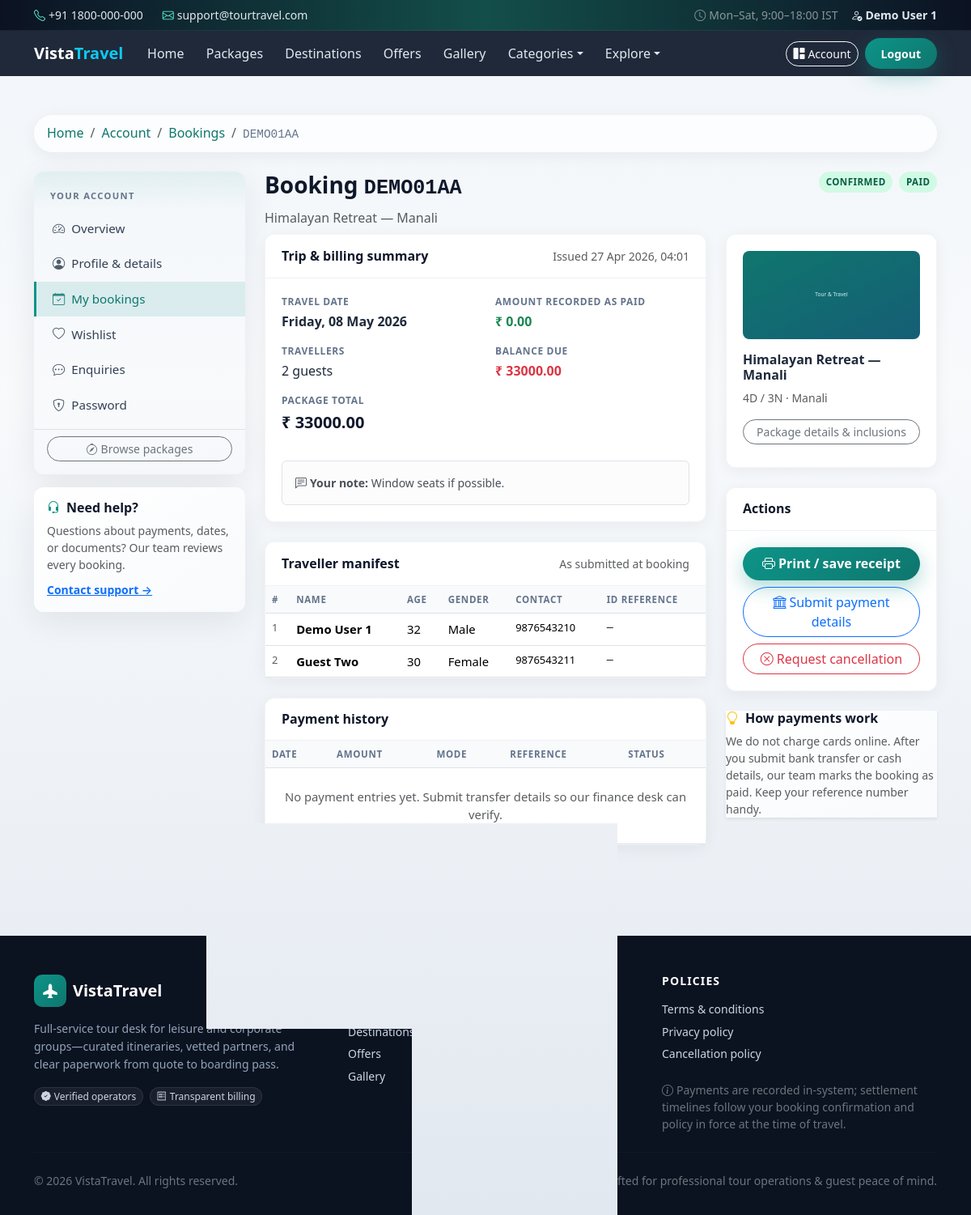
Screenshot of /user/bookings/1 (signed in) with the database file from the repository.
### app/models.py (models this page shows)
class Booking(db.Model):
    __tablename__ = "bookings"
    id = db.Column(db.Integer, primary_key=True)
    public_id = db.Column(db.String(32), unique=True, nullable=False, index=True)
    user_id = db.Column(db.Integer, db.ForeignKey("users.id"), nullable=False)
    package_id = db.Column(db.Integer, db.ForeignKey("tour_packages.id"), nullable=False)
    package_date_id = db.Column(db.Integer, db.ForeignKey("package_dates.id"))
    travellers_count = db.Column(db.Integer, default=1)
    total_amount = db.Column(db.Numeric(12, 2), default=0)
    status = db.Column(db.String(20), default="pending")
    payment_status = db.Column(db.String(20), default="pending")
    special_request = db.Column(db.Text)
    admin_remarks = db.Column(db.Text)
    coupon_code = db.Column(db.String(40))
    created_at = db.Column(db.DateTime, default=utcnow)
    updated_at = db.Column(db.DateTime, default=utcnow, onupdate=utcnow)
    package = db.relationship("TourPackage", backref="bookings")
    travel_slot = db.relationship("PackageDate", backref="bookings")
    travellers = db.relationship(
        "BookingTraveller", backref="booking", lazy="dynamic", cascade="all, delete-orphan"
    )
    payments = db.relationship(
        "Payment", backref="booking", lazy="dynamic", cascade="all, delete-orphan"
    )

class TourPackage(db.Model):
    __tablename__ = "tour_packages"
    id = db.Column(db.Integer, primary_key=True)
    title = db.Column(db.String(200), nullable=False, index=True)
    brand_id = db.Column(db.Integer, db.ForeignKey("brands.id"), nullable=False)
    category_id = db.Column(db.Integer, db.ForeignKey("categories.id"), nullable=False)
    destination_id = db.Column(db.Integer, db.ForeignKey("destinations.id"), nullable=False)
    hotel_id = db.Column(db.Integer, db.ForeignKey("hotels.id"))
    transport_id = db.Column(db.Integer, db.ForeignKey("transports.id"))
    price = db.Column(db.Numeric(12, 2), nullable=False)
    discount_price = db.Column(db.Numeric(12, 2))
    duration_days = db.Column(db.Integer, default=1)
    duration_nights = db.Column(db.Integer, default=0)
    max_persons = db.Column(db.Integer, default=10)
    start_point = db.Column(db.String(255))
    end_point = db.Column(db.String(255))
    hotel_details_text = db.Column(db.Text)
    meal_details = db.Column(db.Text)
    transport_details_text = db.Column(db.Text)
    itinerary_json = db.Column(db.Text)
    inclusions = db.Column(db.Text)
    exclusions = db.Column(db.Text)
    terms = db.Column(db.Text)
    main_image = db.Column(db.String(255))
    status = db.Column(db.String(20), default="available")
    is_featured = db.Column(db.Boolean, default=False)
    created_at = db.Column(db.DateTime, default=utcnow)
    updated_at = db.Column(db.DateTime, default=utcnow, onupdate=utcnow)
    images = db.relationship(
        "PackageImage", backref="package", lazy="dynamic", cascade="all, delete-orphan"
    )
    dates = db.relationship(
        "PackageDate", backref="package", lazy="dynamic", cascade="all, delete-orphan"
    )

class PackageDate(db.Model):
    __tablename__ = "package_dates"
    id = db.Column(db.Integer, primary_key=True)
    package_id = db.Column(db.Integer, db.ForeignKey("tour_packages.id"), nullable=False)
    travel_date = db.Column(db.Date, nullable=False)
    seats_available = db.Column(db.Integer, default=0)
    booking_closed = db.Column(db.Boolean, default=False)
    created_at = db.Column(db.DateTime, default=utcnow)
    updated_at = db.Column(db.DateTime, default=utcnow, onupdate=utcnow)
    __table_args__ = (db.UniqueConstraint("package_id", "travel_date", name="uq_pkg_date"),)

class BookingTraveller(db.Model):
    __tablename__ = "booking_travellers"
    id = db.Column(db.Integer, primary_key=True)
    booking_id = db.Column(db.Integer, db.ForeignKey("bookings.id"), nullable=False)
    name = db.Column(db.String(120))
    age = db.Column(db.Integer)
    gender = db.Column(db.String(20))
    id_proof = db.Column(db.String(120))
    contact = db.Column(db.String(40))

class Destination(db.Model):
    __tablename__ = "destinations"
    id = db.Column(db.Integer, primary_key=True)
    name = db.Column(db.String(160), nullable=False, index=True)
    state = db.Column(db.String(120), index=True)
    city = db.Column(db.String(120))
    short_description = db.Column(db.String(500))
    full_description = db.Column(db.Text)
    image = db.Column(db.String(255))
    best_season = db.Column(db.String(200))
    travel_duration_info = db.Column(db.String(300))
    category_id = db.Column(db.Integer, db.ForeignKey("categories.id"))
    created_at = db.Column(db.DateTime, default=utcnow)
    updated_at = db.Column(db.DateTime, default=utcnow, onupdate=utcnow)
    category = db.relationship("Category", backref="destinations")
    packages = db.relationship("TourPackage", backref="destination", lazy="dynamic")

### app/user_routes.py (the view)
@user_bp.route("/bookings/<int:booking_id>")
@user_login_required
def booking_detail(booking_id):
    from .models import User
    user = User.query.get_or_404(session["user_id"])
    b = Booking.query.filter_by(id=booking_id, user_id=user.id).first_or_404()
    payments = b.payments.order_by(Payment.created_at.desc()).all()
    travellers = b.travellers.order_by(BookingTraveller.id).all()
    total_paid = sum(
        float(p.amount or 0) for p in payments if (p.status or "") in ("paid", "partial")
    )
    balance = round(float(b.total_amount or 0) - total_paid, 2)
    return render_template(
        "user/booking_detail.html",
        user=user,
        booking=b,
        payments=payments,
        travellers=travellers,
        total_paid=total_paid,
        balance=balance,
    )

### app/templates/user/booking_detail.html (shortened to what this page needs)
{% extends 'base_user.html' %}
{% from '_macros.html' import static_img, booking_status_badge, payment_status_badge %}
{% block user_bc_extra %}
<li class="breadcrumb-item"><a href="{{ url_for('user.bookings') }}">Bookings</a></li>
<li class="breadcrumb-item active" aria-current="page"><span class="tt-mono">{{ booking.public_id }}</span></li>
{% endblock %}
{% block user_page_header %}
<div class="d-flex flex-column flex-md-row justify-content-between align-items-start gap-3 mb-2">
  <div>
    <h1 class="h3 fw-bold text-tt-navy mb-2">Booking <span class="tt-mono">{{ booking.public_id }}</span></h1>
    <p class="text-muted mb-0">{{ booking.package.title if booking.package else 'Tour package' }}</p>
  </div>
  <div class="d-flex flex-wrap gap-2 align-items-center">
    {{ booking_status_badge(booking.status) }}
    {{ payment_status_badge(booking.payment_status) }}
  </div>
</div>
{% endblock %}
{% block user_body %}
<div class="row g-4">
  <div class="col-xl-8">
    <div class="tt-panel mb-4">
      <div class="tt-panel-header">
        <h2 class="h6 fw-bold text-tt-navy mb-0">Trip &amp; billing summary</h2>
        <span class="small text-muted">Issued {% if booking.created_at %}{{ booking.created_at.strftime('%d %b %Y, %H:%M') }}{% endif %}</span>
      </div>
      <div class="tt-panel-body">
        <div class="row g-4">
          <div class="col-md-6">
            <dl class="tt-dl mb-0">
              <dt>Travel date</dt>
              <dd>{% if booking.travel_slot %}<strong>{{ booking.travel_slot.travel_date.strftime('%A, %d %B %Y') }}</strong>{% else %}<span class="text-muted">To be assigned</span>{% endif %}</dd>
              <dt>Travellers</dt>
              <dd>{{ booking.travellers_count }} guest{% if booking.travellers_count != 1 %}s{% endif %}</dd>
              <dt>Package total</dt>
              <dd class="fs-5 fw-bold text-tt-navy">₹ {{ '%.2f'|format(booking.total_amount|float) }}</dd>
            </dl>
          </div>
          <div class="col-md-6">
            <dl class="tt-dl mb-0">
              <dt>Amount recorded as paid</dt>
              <dd class="text-success fw-semibold">₹ {{ '%.2f'|format(total_paid) }}</dd>
              <dt>Balance due</dt>
              <dd class="{% if balance > 0 %}text-danger fw-bold{% else %}text-success{% endif %}">₹ {{ '%.2f'|format(balance) }}</dd>
            </dl>
          </div>
        </div>
        {% if booking.special_request %}
          <div class="alert alert-light border mt-3 mb-0 small">
            <strong><i class="bi bi-chat-left-text me-1"></i>Your note:</strong> {{ booking.special_request }}
          </div>
        {% endif %}
      </div>
    </div>
    <div class="tt-panel mb-4">
      <div class="tt-panel-header">
        <h2 class="h6 fw-bold text-tt-navy mb-0">Traveller manifest</h2>
        <span class="small text-muted">As submitted at booking</span>
      </div>
      <div class="tt-panel-body p-0">
        {% if travellers %}
          <div class="table-responsive">
            <table class="table tt-data-table mb-0">
              <thead><tr><th>#</th><th>Name</th><th>Age</th><th>Gender</th><th>Contact</th><th>ID reference</th></tr></thead>
              <tbody>
                {% for t in travellers %}
                  <tr>
                    <td class="text-muted small">{{ loop.index }}</td>
                    <td class="fw-semibold">{{ t.name or '—' }}</td>
                    <td>{{ t.age if t.age is not none else '—' }}</td>
                    <td>{{ t.gender or '—' }}</td>
                    <td class="small">{{ t.contact or '—' }}</td>
                    <td class="small tt-mono">{{ t.id_proof or '—' }}</td>
                  </tr>
                {% endfor %}
              </tbody>
            </table>
          </div>
        {% else %}
          <p class="text-muted small mb-0 p-3">No traveller lines stored for this booking.</p>
        {% endif %}
      </div>
    </div>
    <div class="tt-panel">
      <div class="tt-panel-header">
        <h2 class="h6 fw-bold text-tt-navy mb-0">Payment history</h2>
      </div>
      <div class="table-responsive">
        <table class="table tt-data-table mb-0">
          <thead><tr><th>Date</th><th>Amount</th><th>Mode</th><th>Reference</th><th>Status</th></tr></thead>
          <tbody>
            {% for p in payments %}
              <tr>
                <td class="small">{% if p.created_at %}{{ p.created_at.strftime('%d %b %Y %H:%M') }}{% else %}—{% endif %}</td>
                <td class="fw-semibold">₹ {{ '%.2f'|format(p.amount|float) }}</td>
                <td>{{ p.mode }}</td>
                <td class="small tt-mono">{{ p.reference_no or '—' }}</td>
                <td>{{ payment_status_badge(p.status) }}</td>
              </tr>
            {% else %}
              <tr><td colspan="5" class="text-center text-muted py-4">No payment entries yet. Submit transfer details so our finance desk can verify.</td></tr>
            {% endfor %}
          </tbody>
        </table>
      </div>
    </div>
  </div>
  <div class="col-xl-4">
    {% if booking.package %}
      <div class="tt-panel mb-4">
        <div class="tt-panel-body">
          <img src="{{ static_img(booking.package.main_image) or url_for('static', filename='img/placeholder.svg') }}" class="rounded-3 w-100 mb-3" alt="" style="max-height:160px;object-fit:cover">
          <h3 class="h6 fw-bold">{{ booking.package.title }}</h3>
          <p class="small text-muted mb-3">{{ booking.package.duration_days }}D / {{ booking.package.duration_nights }}N · {{ booking.package.destination.name if booking.package.destination else '' }}</p>
          <a class="btn btn-outline-secondary btn-sm rounded-pill w-100 mb-2" href="{{ url_for('public.package_detail', pkg_id=booking.package.id) }}">Package details &amp; inclusions</a>
        </div>
      </div>
    {% endif %}
    <div class="tt-panel mb-4">
      <div class="tt-panel-header">
        <h2 class="h6 fw-bold text-tt-navy mb-0">Actions</h2>
      </div>
      <div class="tt-panel-body d-grid gap-2">
        <a class="btn btn-tt-primary rounded-pill" href="{{ url_for('user.booking_receipt', booking_id=booking.id) }}" target="_blank" rel="noopener"><i class="bi bi-printer me-1"></i>Print / save receipt</a>
        {% if booking.status not in ['cancelled','completed'] %}
          <a class="btn btn-outline-primary rounded-pill" href="{{ url_for('user.submit_payment', booking_id=booking.id) }}"><i class="bi bi-bank me-1"></i>Submit payment details</a>
          <form method="post" action="{{ url_for('user.cancel_booking', booking_id=booking.id) }}" onsubmit="return confirm('Cancel this booking? Seats may be released back to inventory.');">
            <button type="submit" class="btn btn-outline-danger rounded-pill w-100"><i class="bi bi-x-circle me-1"></i>Request cancellation</button>
          </form>
        {% endif %}
      </div>
    </div>
    <div class="tt-help-card border-0 shadow-sm">
      <h3 class="h6 fw-bold text-tt-navy"><i class="bi bi-lightbulb text-warning me-2"></i>How payments work</h3>
      <p class="small text-muted mb-0">We do not charge cards online. After you submit bank transfer or cash details, our team marks the booking as paid. Keep your reference number handy.</p>
    </div>
  </div>
</div>
{% endblock %}

### app/static/css/theme.css (style rules this page uses)
:root { --tt-teal: #0d9488; --tt-teal-dark: #0f766e; --tt-navy: #0f172a; --tt-sand: #f8fafc; --tt-accent: #f59e0b; --tt-mint: #5eead4; --tt-radius: 12px; --tt-shadow: 0 12px 40px rgba(15, 23, 42, 0.08); --tt-shadow-sm: 0 4px 20px rgba(15, 23, 42, 0.06); --admin-sidebar-w: 272px; --admin-accent: #2dd4bf; --admin-heading: #0f172a; --admin-muted: #64748b; }
body { font-family: "Segoe UI", system-ui, -apple-system, Roboto, "Helvetica Neue", Arial, sans-serif; color: #1e293b; background: linear-gradient(180deg, #f1f5f9 0%, var(--tt-sand) 32%, #e2e8f0 100%); background-attachment: fixed; min-height: 100vh; }
.text-tt-navy { color: var(--tt-navy) !important; }
.tt-breadcrumb .breadcrumb-item a { color: var(--tt-teal-dark); text-decoration: none; font-weight: 500; }
.tt-breadcrumb .breadcrumb-item.active { color: #64748b; }
.tt-help-card { background: linear-gradient(145deg, #ffffff 0%, #f8fafc 100%); }
.tt-panel { background: #fff; border-radius: var(--tt-radius); box-shadow: var(--tt-shadow-sm); border: 1px solid rgba(148, 163, 184, 0.12); }
.tt-panel-header { padding: 1rem 1.25rem; border-bottom: 1px solid rgba(148, 163, 184, 0.15); display: flex; align-items: center; justify-content: space-between; flex-wrap: wrap; gap: 0.75rem; }
.tt-panel-body { padding: 1.25rem; }
.tt-data-table { font-size: 0.925rem; }
.tt-data-table thead th { font-size: 0.72rem; text-transform: uppercase; letter-spacing: 0.06em; color: #64748b; font-weight: 700; border-bottom-width: 1px; background: #f8fafc; }
.tt-dl dt { font-size: 0.75rem; text-transform: uppercase; letter-spacing: 0.05em; color: #64748b; font-weight: 700; margin-bottom: 0.2rem; }
.tt-dl dd { margin-bottom: 1rem; font-weight: 500; }
.tt-mono { font-family: ui-monospace, "Cascadia Code", "Segoe UI Mono", monospace; font-size: 0.9em; }
.btn-tt-primary { background: linear-gradient(135deg, var(--tt-teal), var(--tt-teal-dark)); border: none; color: #fff; font-weight: 600; padding: 0.55rem 1.25rem; border-radius: 999px; box-shadow: 0 8px 24px rgba(13, 148, 136, 0.35); }

### rows the page displays
Booking: public_id "DEMO01AA", created_at "27 Apr 2026, 04:01", travellers_count "2", total_amount "33000.00", special_request "Window seats if possible."
TourPackage: package "Himalayan Retreat — Manali", main_image (placeholder picture), package.duration_days "4", package.duration_nights "3"
PackageDate: travel_slot.travel_date "Friday, 08 May 2026"
BookingTraveller: name "Demo User 1", age "32", gender "Male", contact "9876543210", id_proof "—"
BookingTraveller: name "Guest Two", age "30", gender "Female", contact "9876543211", id_proof "—"
Destination: package.destination "Manali"

### other values shown
{{ session.user_name or 'Account' }} "Demo User 1"
{{ '%.2f'|format(total_paid) }} "0.00"
{{ '%.2f'|format(balance) }} "33000.00"
